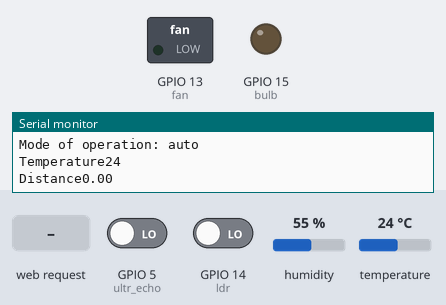
A sketch run on a simulated ESP8266 (NodeMCU). Parts: switched loads named in the sketch (green lamp = pin HIGH), output pins drawn as LEDs (lit = HIGH), the last lines printed to the serial monitor. Inputs (shaded band) come from the test bench; at power-on: temperature 24 °C, GPIO 14 (ldr) LOW, GPIO 5 (ultr_echo) LOW, humidity 55 %. Pins used as bus, display or sensor lines are not drawn.

Above: at 3.2 s.
3.3 s: temperature set to 26 °C
7.7 s: temperature set to 29 °C
At 11.0 s:
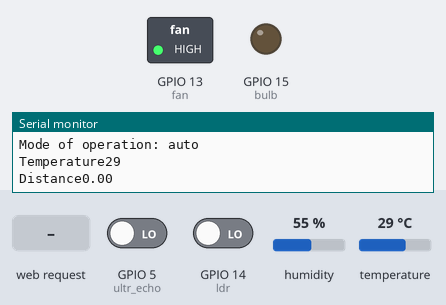
12.1 s: GPIO 14 (ldr) driven HIGH
At 13.4 s:
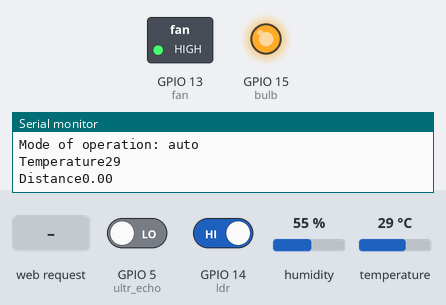
14.1 s: HTTP request GET /fanoff received
At 15.5 s:
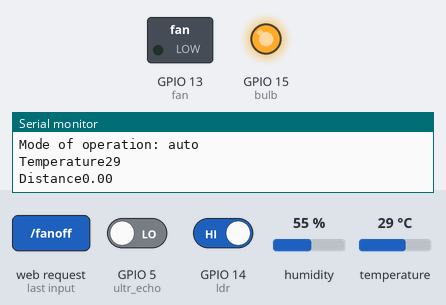
19.7 s: GPIO 14 (ldr) driven LOW
At 22.1 s:
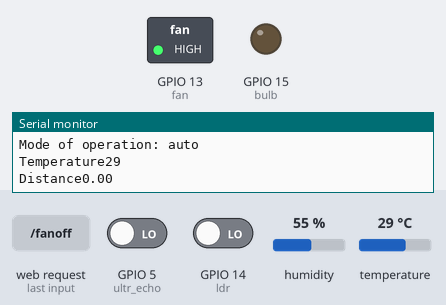
Timing chart, 0 to 23.2 s (numbered marks = the images above; inputs shaded):
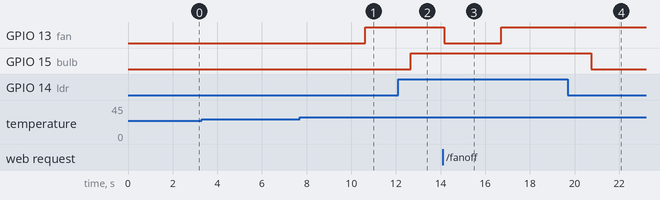

Measured:
- the behaviour switches between 27 and 28 °C on temperature (found by bisection; images 0 and 1)
- after the input at 7.7 s, GPIO 13 (fan): LOW → HIGH after 2.9 s
- after the input at 12.1 s, GPIO 15 (bulb): LOW → HIGH after 0.56 s
- after the input at 14.1 s, GPIO 13 (fan): HIGH → LOW after 0.06 s, → HIGH 2.6 s later
- after the input at 19.7 s, GPIO 15 (bulb): HIGH → LOW after 1.1 s

The sketch:

Home_automnation.ino
```cpp
#include <ESP8266WiFi.h>
#include <WiFiClient.h>
#include <DHT11.h>
#include <ESP8266WebServer.h>

//IP details
const char* ssid = "ESP_8266";   // Custom SSID
const char* pass = "1234567890"; // Password (min. 8 chars)
ESP8266WebServer server(80);  // port decleration

// pin decleration

int bulb = 15; // Bulb on D8
int fan = 13; // Fan on D7
int ldr = 14;  // LDR on D5
int ultr_trig = 12; //Ultrasonic trigger on D6
int ultr_echo = 5; //Ultrasonic echo on D1
DHT11 dht11(2); // DHT on D4

// variable decleration

bool bulbstatval = 0;
bool fanstatval = 0;

String modestatval = "auto";
int temperature = 0;
float duration = 0;

// setup parameters

float distance_thresh = 1000;
int temp_thresh = 27;
int ppl_count = 0;

// Distance ultrasonic

float ultrsnc(){
  digitalWrite(ultr_trig, LOW);
  delayMicroseconds(20);
  digitalWrite(ultr_trig, HIGH);
  delayMicroseconds(100);
  duration = pulseIn(ultr_echo, HIGH);
  return duration;
}

// fucntion declerations for html

String htmlpg(int bulbstat, int fanstat, String modestat){
  String html = "<!DOCTYPE html> <html>\n";
  html +="<head><meta name=\"viewport\" content=\"width=device-width, initial-scale=1.0, user-scalable=no\">\n";
  html +="<title>LED Control</title>\n";
  html +="<style>html { font-family: Helvetica; display: inline-block; margin: 0px auto; text-align: center; color: #5C8D89}\n";
  html +="body{background-color:F9F8EB ; margin-top: 50px;} h1 {color: black;margin: 50px auto 30px;} h3 {color: #5C8D89;margin-bottom: 50px;}\n";
  html +=".button {display: block;width: 80px;background-color: #1abc9c;border: none;color: #5C8D89;padding: 13px 30px;text-decoration: none;font-size: 25px;margin: 0px auto 35px;cursor: pointer;border-radius: 4px;}\n";
  html +=".button-on {background-color: #A7D7C5;}\n";
  html +=".button-on:active {background-color: #5C8D89;}\n";
  html +=".button-off {background-color: #A7D7C5;}\n";
  html +=".button-off:active {background-color: #5C8D89;}\n";
  html +="p {font-size: 14px;color: #5C8D89;margin-bottom: 10px;}\n";
  html +="h1 {color : #5C8D89;} \n";
  html +="footer {color: #5C8D89;} \n";
  html +="</style>\n";
  html +="</head>\n";
  html +="<body>\n";
  html +="<h1>Home Automation</h1>\n";

  if(modestat == "auto"){
    html +="<p>Mode : AUTO</p> <a class=\"button button-off\" href=\"/modemanual\">OFF</a>\n";
  }
  else{
    html +="<p>Mode : MANUAL</p><a class=\"button button-on\" href=\"/modeauto\">ON</a>\n";
  }

  if(bulbstat){
    html +="<p>BULB Status: ON</p> <a class=\"button button-off\" href=\"/bulboff\">OFF</a>\n";
  }
  else{
    html +="<p>BULB Status: OFF</p><a class=\"button button-on\" href=\"/bulbon\">ON</a>\n";
  }

  if(fanstat){
    html +="<p>FAN Status: ON</p><a class=\"button button-off\" href=\"/fanoff\">OFF</a>\n";
  }
  else{
    html +="<p>FAN Status: OFF</p><a class=\"button button-on\" href=\"/fanon\">ON</a>\n";
  }

  html += "<footer> \n";
  html += "</footer> \n";
  html += "</body> \n";
  html += "</html> \n";

  return html;
  }

// basic setup

void setup() {
  Serial.begin(115200);
  delay(2000);
  Serial.println("\n\n\nSetting up...");

  pinMode(bulb, OUTPUT);
  pinMode(fan, OUTPUT);
  pinMode(ldr, INPUT);
  pinMode(ultr_trig, OUTPUT);
  pinMode(ultr_echo, INPUT);

  // Start Access Point with default settings
  WiFi.softAP(ssid, pass);

  Serial.print("Access Point started: ");
  Serial.println(ssid);
  Serial.print("Default IP address: ");
  Serial.println(WiFi.softAPIP());  // Default is usually 192.168.4.1

  // Setup web server routes
  server.on("/", handleRoot);
  server.on("/modeauto", handlemodeauto);
  server.on("/modemanual", handlemodemanual);
  server.on("/bulbon", handlebulb_on);
  server.on("/bulboff", handlebulb_off);
  server.on("/fanon", handlefan_on);
  server.on("/fanoff", handlefan_off);
  server.onNotFound(handleNotFound);

  server.begin();
  Serial.println("Server started in AP mode");
}

// main program

void loop() {

  server.handleClient();
  temperature = dht11.readTemperature();
  Serial.print("Bulb mode: ");
  Serial.println(bulbstatval);
  Serial.print("Fan mode: ");
  Serial.println(fanstatval);
  Serial.print("Mode of operation: ");
  Serial.println(modestatval);
  Serial.print("Temperature");
  Serial.println(temperature);
  Serial.print("Distance");
  Serial.println(duration);

  Serial.println("\n");

  if(bulbstatval == 0){
    digitalWrite(bulb,LOW);
  }
  else{
    digitalWrite(bulb,HIGH);
  }

  if(fanstatval == 0){
    digitalWrite(fan,LOW);
  }
  else{
    digitalWrite(fan,HIGH);
  }


  if(modestatval == "auto"){
    ultrsnc();
    delay(500);
    if (duration < distance_thresh){
      ppl_count+=1;
    }

    if (ppl_count>=1){
      if (digitalRead(ldr) == 1){
       bulbstatval = 1;
       Serial.println("Ambient light low");
      }
      else{
        bulbstatval = 0;
        Serial.println("Ambient light sufficient");
      }
      if (temperature > temp_thresh){
        fanstatval = 1;
        Serial.println("Ambient temp hot");
      }
      else {
        fanstatval = 0;
        Serial.println("Ambient temp cool");
      }

    }
  }
}

// webserver functions

void handleRoot(){
  server.send(200, "text/html", htmlpg(bulbstatval,fanstatval,modestatval));
}

void handleNotFound() {
  server.send(404, "text/plain", "404: Not found");
}

void handlefan_off(){
  digitalWrite(fan, LOW);
  fanstatval = 0;
  server.sendHeader("Location", "/");
  Serial.println("Turning fan off");
  server.send(200 , "text/html", htmlpg(bulbstatval,0,modestatval));
}

void handlefan_on(){
  digitalWrite(fan, HIGH);
  fanstatval = 1;
  server.sendHeader("Location", "/");
  Serial.println("Turning fan on");
  server.send(200 , "text/html", htmlpg(bulbstatval,1,modestatval));
}

void handlebulb_on(){
  digitalWrite(bulb, HIGH);
  bulbstatval = 1;
  server.sendHeader("Location", "/");
  Serial.println("Turning bulb on");
  server.send(200 , "text/html", htmlpg(1,fanstatval,modestatval));
}

void handlebulb_off(){
  digitalWrite(bulb, LOW);
  bulbstatval = 0;
  server.sendHeader("Location", "/");
  Serial.println("Turning bulb off");
  server.send(200 , "text/html", htmlpg(0,fanstatval,modestatval));
}

void handlemodeauto(){
  modestatval = "auto";
  Serial.println("Changing mode auto");
  server.sendHeader("Location", "/");
  server.send(200, "text/html", htmlpg(bulbstatval,fanstatval,"auto"));
}

void handlemodemanual(){
  modestatval = "manual";
  ppl_count = 0;
  Serial.println("Changing mode manual");
  server.sendHeader("Location", "/");
  server.send(200, "text/html", htmlpg(bulbstatval,fanstatval,"manual"));
}
```
